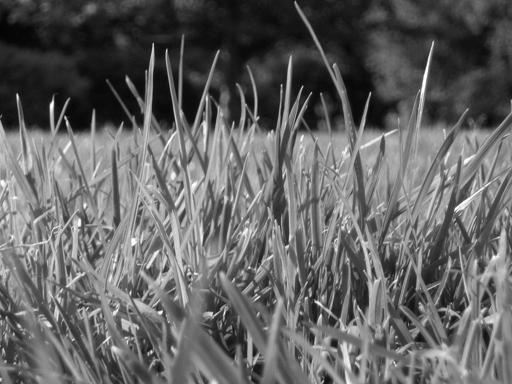
%> input picture Part-1_ Image Enhancement/images/image1.jpg, 512 x 384 px
$ octave q6_psnr_report.m   (GNU Octave 9; MATLAB toolbox functions it lacks are replaced by stand-ins)
%> lines starting %> are read from the running program, lines starting %| are printed output that depends on the picture
### Part-1_ Image Enhancement/myPSNR.m
function [ PSNR ] = myPSNR( orig_image, approx_image )

%image size
[w, h] = size(orig_image);

%datatype from uint8 to double
I = double(orig_image);
Ihat = double(approx_image);

%calculate Mean Squared Error
MSE = sum((I - Ihat).^2, "all")/(w*h);

%gets max pixel value
Imax = double(max(orig_image, [], 'all'));

%return PSNR
PSNR = 10*log10(Imax^2/MSE);
end

### Part-1_ Image Enhancement/visualize_n_save.m
function visualize_n_save(path, varargin)
% concatenates the images horizontally and saves them in the specified path

image = varargin{1};
for i = 2:length(varargin)
    image = [image, varargin{i}];
end

montage(image,'size',[1 NaN]);
imwrite(image, path)

end

### Part-1_ Image Enhancement/q6_psnr_report.m

%print on image requires `computer vision system toolbox`,
%turn it to false if you don't want to install the trial version.
PRINT_ON_IMAGE = true;

label = ["original", "gaussian_noise", "salt_n_peper"];
images = ["./images/image1.jpg", "./images/image1_gaussian.jpg", "./images/image1_saltpepper.jpg"];
true_im = imread(images(1));
%> true_im is the input picture: size 384x512 uint8; min 0, max 255, mean 99.4

for k = 1: length(label)

    image = imread(images(k));
    [w, h, ~] = size(image);
%> w = 384; h = 512

    % calculate psnr
    im_psnr = myPSNR(true_im, image)
%> in myPSNR, `MSE = sum((I - Ihat).^2, "all")/(w*h);`: MSE = 0
%> in myPSNR, `Imax = double(max(orig_image, [], 'all'));`: Imax = 255
%> in myPSNR, `PSNR = 10*log10(Imax^2/MSE);`: PSNR = Inf
%> im_psnr = Inf
    matlab_psnr = psnr(image, true_im)
%> matlab_psnr = Inf

    if (PRINT_ON_IMAGE)
        % write the psnr and box size on the image
        text = char(label(k) + ": psnr = " +  num2str(im_psnr, 5));
%> text = 'original: psnr = Inf'
        position = [w/2, 1];
%> position = [192 1]
        im_text = insertText(image, position, text);

        %insertText modifies the size of the image, but not in a noticible
        %way.
        %clips the image to the original size.
        image = im_text(1:w, 1:h);
    end
    filtered_im{k} = image;

end

%saves images concatenated
path = "./images/myPSNR.png";
visualize_n_save(path, filtered_im{1}, filtered_im{2}, filtered_im{3})
%> the loop in visualize_n_save, `for i = 2:length(varargin)` made 2 passes
%> pass 1, in visualize_n_save, `image = [image, varargin{i}];`:
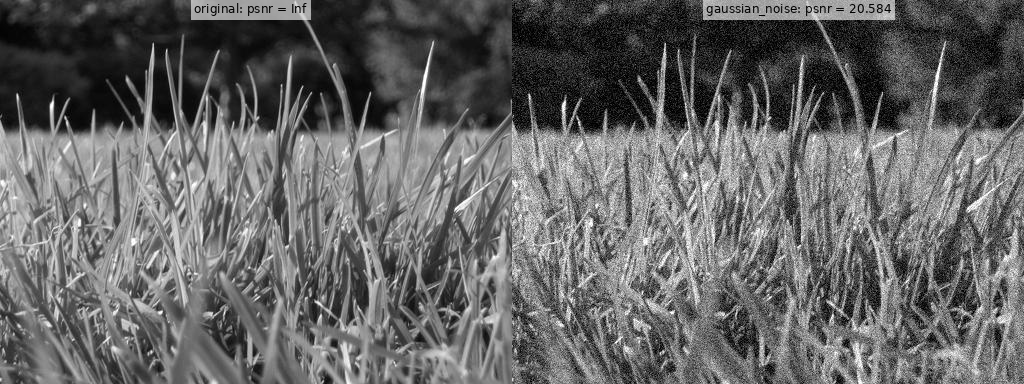
%> image: size 384x1024 uint8; min 0, max 255, mean 101.4
%> pass 2, in visualize_n_save, `image = [image, varargin{i}];`:
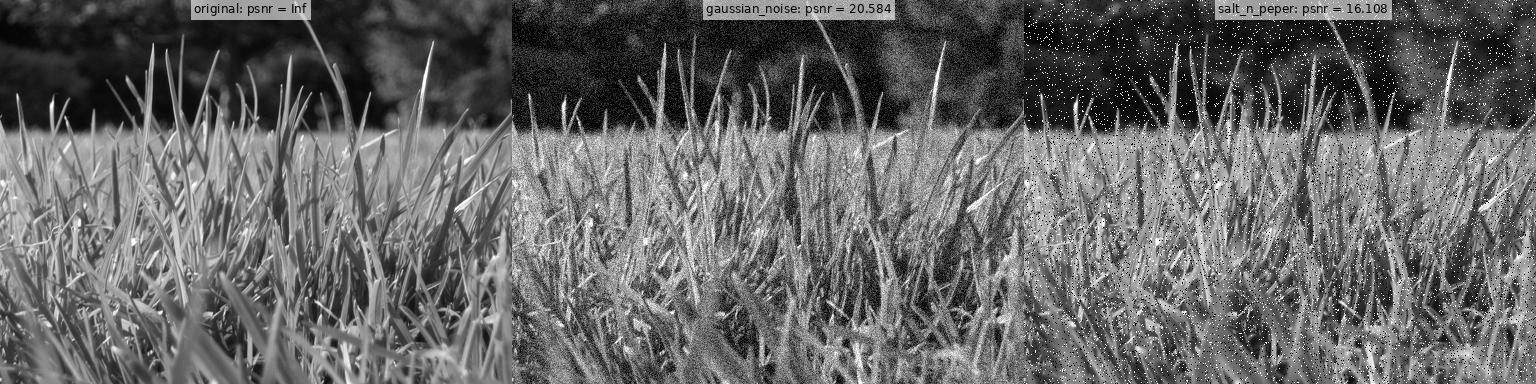
%> image: size 384x1536 uint8; min 0, max 255, mean 102.2
